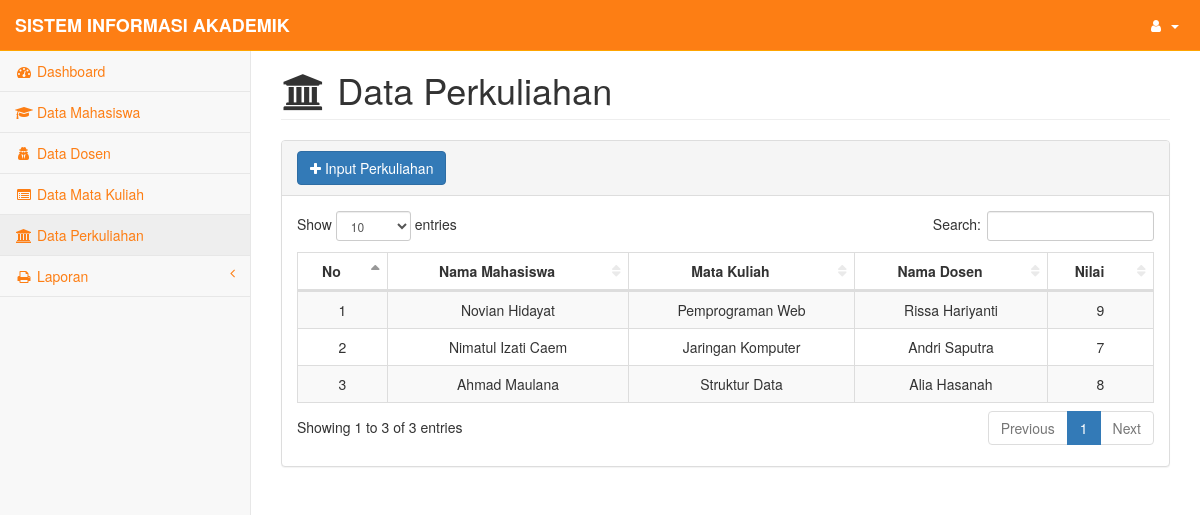
Screenshot of /pages/perkuliahan.php (signed in) with the database file from the repository.
### tables this page shows
CREATE TABLE `perkuliahan` (
  `Nim` varchar(9) NOT NULL,
  `Kode_MK` varchar(7) NOT NULL,
  `Nip` varchar(12) NOT NULL,
  `Nilai` char(1) NOT NULL
);

CREATE TABLE `mahasiswa` (
  `Nim` varchar(9) NOT NULL,
  `Nama_Mhs` varchar(25) NOT NULL,
  `Tgl_Lahir` date NOT NULL,
  `Alamat` varchar(50) NOT NULL,
  `Jenis_Kelamin` enum('Laki-laki','Perempuan') NOT NULL
);

CREATE TABLE `matakuliah` (
  `Kode_MK` varchar(6) NOT NULL,
  `Nama_MK` varchar(20) NOT NULL,
  `Sks` int(2) NOT NULL
);

CREATE TABLE `dosen` (
  `Nip` varchar(12) NOT NULL,
  `Nama_Dosen` varchar(25) NOT NULL
);

### pages/functions.php (called while the page is built, shortened)
<?php
$koneksi = mysqli_connect("localhost", "root", "", "akademik");
function query ($query) {
	global $koneksi;
	$result = mysqli_query ($koneksi, $query);
	$rows = [];
	while ( $row = mysqli_fetch_assoc ($result)) {
		$rows [] = $row;
	}
	return $rows;
}
?>

### pages/perkuliahan.php (the view, shortened to what this page needs)
<?php
require 'functions.php';
$perkuliahan = query("SELECT * FROM perkuliahan INNER JOIN mahasiswa ON perkuliahan.Nim = mahasiswa.Nim INNER JOIN matakuliah ON perkuliahan.Kode_MK = matakuliah.Kode_MK INNER JOIN dosen ON perkuliahan.Nip = dosen.Nip");
?>
<!DOCTYPE html>
<html lang="en">
    <head>
        <link href="../css/bootstrap.min.css" rel="stylesheet">
        <link href="../css/metisMenu.min.css" rel="stylesheet">
        <link href="../css/dataTables/dataTables.bootstrap.css" rel="stylesheet">
        <link href="../css/dataTables/dataTables.responsive.css" rel="stylesheet">
        <link href="../css/startmin.css" rel="stylesheet">
        <link href="../css/font-awesome.min.css" rel="stylesheet" type="text/css">
    </head>
    <body>
        <div id="wrapper">
            <nav class="navbar navbar-inverse navbar-fixed-top" role="navigation" >
                <div class="navbar-header">
                    <a class="navbar-brand" style="color:white;" href="#">SISTEM INFORMASI AKADEMIK</a>
                </div>
                <ul class="nav navbar-right navbar-top-links">
                    <li class="dropdown">
                        <a class="dropdown-toggle" data-toggle="dropdown" href="#" style="color:white;">
                            <i class="fa fa-user fa-fw"></i>
                            <b class="caret"></b>
                        </a>
                    </li>
                </ul>
               <div class="navbar-default sidebar" role="navigation">
                    <div class="sidebar-nav navbar-collapse">
                        <ul class="nav" id="side-menu">
                            <li>
                                <a href="index.php"><i class="fa fa-dashboard fa-fw"></i> Dashboard</a>
                            </li>
                            <li>
                                <a href="mahasiswa.php"><i class="fa fa-graduation-cap fa-fw"></i> Data Mahasiswa</a>
                            </li>
                            <li>
                                <a href="dosen.php"><i class="fa fa-user-secret fa-fw"></i> Data Dosen</a>
                            </li>
                            <li>
                                <a href="matakuliah.php"><i class="fa fa-list-alt fa-fw"></i> Data Mata Kuliah</a>
                            </li>
                            <li>
                                <a href="perkuliahan.php"><i class="fa fa-university fa-fw"></i> Data Perkuliahan</a>
                            </li>
                            <li>
                                <a href="#"><i class="fa fa-print fa-fw"></i> Laporan<span class="fa arrow"></span></a>
                            </li>
                        </ul>
                    </div>
                </div>
            </nav>
            <div id="page-wrapper">
                <div class="container-fluid">
                    <div class="row">
                        <div class="col-lg-12">
                            <h1 class="page-header"><i class="fa fa-university fa-fw"></i> Data Perkuliahan</h1>
                        </div>
                    </div>
                    <div class="row">
                        <div class="col-lg-12">
                            <div class="panel panel-default">
                                <div class="panel-heading">
                                    <a href="perkuliahan_input.php"><button type="button" class="btn btn-primary"><i class="fa fa-plus"></i> Input Perkuliahan</button></a>
                                </div>
                                <div class="panel-body">
                                    <div class="table-responsive">
                                        <table class="table table-striped table-bordered table-hover" id="dataTables-example">
                                            <thead>
                                                <tr>
                                                    <th><div align="center">No</div></th>
                                                    <th><div align="center">Nama Mahasiswa</div></th>
                                                    <th><div align="center">Mata Kuliah</div></th>
                                                    <th><div align="center">Nama Dosen</div></th>
                                                    <th><div align="center">Nilai</div></th>
                                                </tr>
                                            </thead>
                                            <?php $i = 1; ?>
                                            <?php foreach ($perkuliahan as $row) : ?>
                                            <tr>
                                                <td align="center"><?php echo $i; ?></td>
                                                <td align="center"><?php echo $row["Nama_Mhs"]; ?></td>
                                                <td align="center"><?php echo $row["Nama_MK"]; ?></td>
                                                <td align="center"><?php echo $row["Nama_Dosen"]; ?></td>
                                                <td align="center"><?php echo $row["Nilai"]; ?></td>
                                            </tr>
                                            <?php $i++; ?>
                                            <?php endforeach; ?>
                                        </table>
                                    </div>
                                </div>
                    </div>
                </div>
    </body>
</html>

### css/startmin.css (style rules this page uses)
body { background-color: #f8f8f8; }
#wrapper { width: 100%; }
#page-wrapper { padding-top: 30px; min-height: 568px; background-color: #fff; }
@media (min-width:768px) { #page-wrapper { position: inherit; margin-left: 250px; padding: 30px 15px 0 15px; border-left: 1px solid #e7e7e7; } }
.navbar-header { float: left; }
.navbar-right { text-align: right; }
.navbar-top-links { margin: 0; }
.navbar-top-links li { display: inline-block; }
.navbar-top-links li:last-child { margin-right: 6px; }
.navbar-top-links li a { padding: 15px; min-height: 50px; }
.navbar-top-links>li>a { color: #999; }
.sidebar .sidebar-nav.navbar-collapse { padding-right: 0; padding-left: 0; }
.sidebar ul li { border-bottom: 1px solid #e7e7e7; }
.sidebar ul li a.active { background-color: #eee; }
.sidebar .arrow { float: right; }
.sidebar .fa.arrow:before { content: "\f104"; }
@media (min-width:768px) { .sidebar { z-index: 1; position: absolute; width: 250px; margin-top: 51px; } }
table.dataTable thead .sorting, table.dataTable thead .sorting_asc, table.dataTable thead .sorting_desc, table.dataTable thead .sorting_asc_disabled, table.dataTable thead .sorting_desc_disabled { background: 0 0; }
table.dataTable thead .sorting_asc:after { content: "\f0de"; float: right; font-family: fontawesome; }
table.dataTable thead .sorting:after { content: "\f0dc"; float: right; font-family: fontawesome; color: rgba(50,50,50,.5); }

### pages/perkuliahan.php (style rules this page uses)
.navbar-inverse { background-color: #fd7e14; border-color: orange; }
li a { color: #fd7e14;; }
.navbar-header a { font-weight: bold; }

### rows the page displays
perkuliahan: mahasiswa.Nama_Mhs "Novian Hidayat", Kode_MK.Nama_MK "Pemprograman Web", dosen.Nama_Dosen "Rissa Hariyanti", Nilai "9"
perkuliahan: mahasiswa.Nama_Mhs "Nimatul Izati Caem", Kode_MK.Nama_MK "Jaringan Komputer", dosen.Nama_Dosen "Andri Saputra", Nilai "7"
perkuliahan: mahasiswa.Nama_Mhs "Ahmad Maulana", Kode_MK.Nama_MK "Struktur Data", dosen.Nama_Dosen "Alia Hasanah", Nilai "8"
